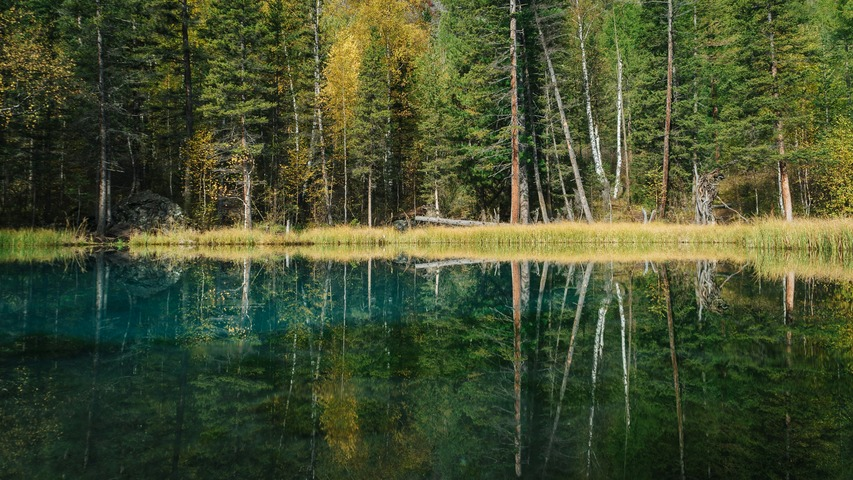
#> input picture lab3/assignment/image.jpg, 853 x 480 px
$ python 1.2.py
#> lines starting #> are read from the running program, lines starting #| are printed output that depends on the picture
# -*- coding: utf-8 -*-
"""
Created on Fri Sep 12 17:28:21 2025
@author: USER
"""

import numpy as np
import matplotlib.pyplot as plt
import cv2

# ---------------- Histogram Equalization for grayscale ----------------
def histogram(image):
    h, w = image.shape
    total = h * w
    hist = np.zeros(256, dtype=np.uint32)
    for i in range(h):
        for j in range(w):
            p_val = image[i, j]
            hist[p_val] += 1

    pdf = np.zeros(256, dtype=np.float32)
    for i in range(256):
        pdf[i] = hist[i] / float(total)

    cdf = np.zeros(256, dtype=np.float32)
    p = 0
    for i in range(256):
        p += pdf[i]
        cdf[i] = p

    trans = np.zeros(256, dtype=np.uint8)
    for i in range(256):
        trans[i] = int(round(255 * cdf[i]))

    out_image = np.zeros_like(image, dtype=np.uint8)
    for i in range(h):
        for j in range(w):
            out_image[i, j] = trans[image[i, j]]

    return out_image


# ---------------- Histogram Calculation for each channel ----------------
def show_histogram(image):
    chans = cv2.split(image)
    hist_list = []
    for chan in chans:
        hist = cv2.calcHist([chan], [0], None, [256], [0, 256])
        hist_list.append(hist)
    return hist_list


# ---------------- Plot Histograms ----------------
def plot_histograms(hist_list, title):
    colors = ("b", "g", "r")
    for hist, color in zip(hist_list, colors):
        plt.plot(hist, color=color)
        plt.xlim([0, 256])
    plt.title(title)


# ---------------- Main Code ----------------
img = cv2.imread("image.jpg", 1)
#> img is the input picture: shape (480, 853, 3); mean B, G, R 47, 78.9, 68.4


hsv = cv2.cvtColor(img, cv2.COLOR_BGR2HSV)
#> hsv: shape (480, 853, 3); mean H, S, V 46, 123, 81.5
h, s, v = cv2.split(hsv)
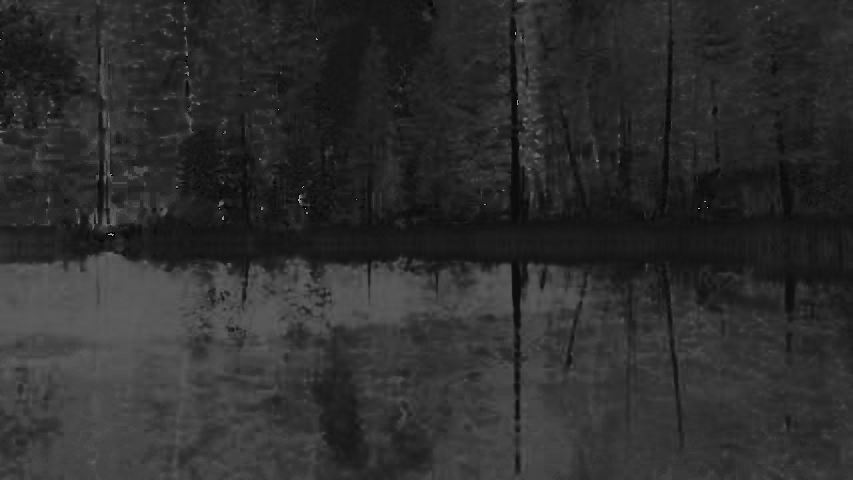
#> h: shape (480, 853); min 0, max 177, mean 46
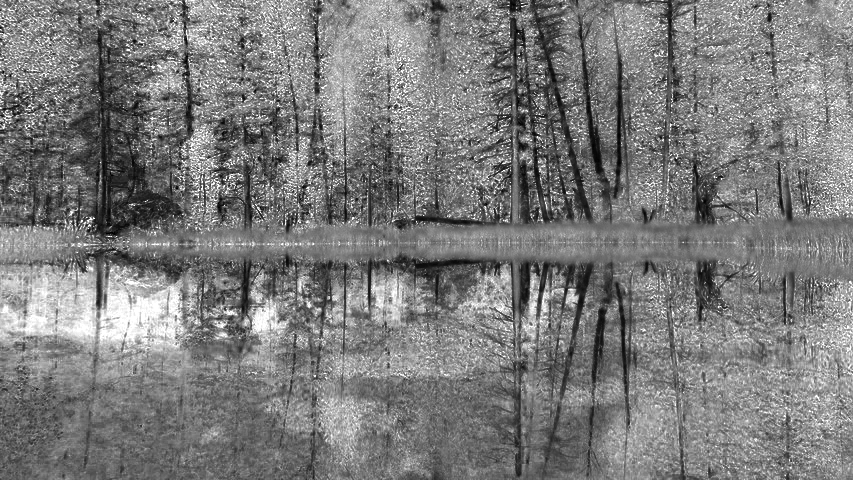
#> s: shape (480, 853); min 0, max 255, mean 123
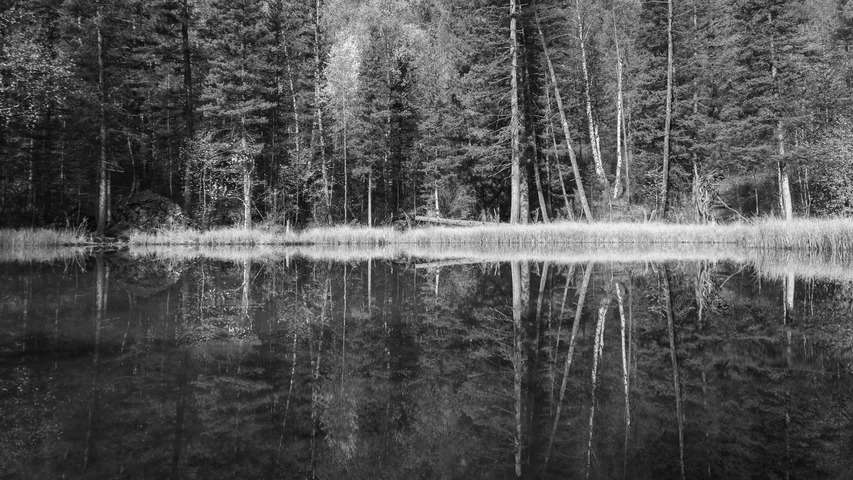
#> v: shape (480, 853); min 1, max 255, mean 81.5
v_out = histogram(v)
#> after the loop in histogram, `for i in range(h):`: hist = 256 values, max 5773 at index 45, min 0 at index 0, mean 1599.4
#> after the loop in histogram, `for i in range(256):`: pdf = 256 values, max 0.0141 at index 45, min 0 at index 0, mean 0.00391
#> the loop in histogram, `for i in range(256):` made 256 passes
#> p on passes 1 to 3: 0, 2.44e-06, 1.22e-05
#> after the loop in histogram, `for i in range(256):`: cdf = 256 values from 0 to 1; p = 1
#> after the loop in histogram, `for i in range(256):`: trans = 256 values from 0 to 255
#> after the loop in histogram, `for i in range(h):`:
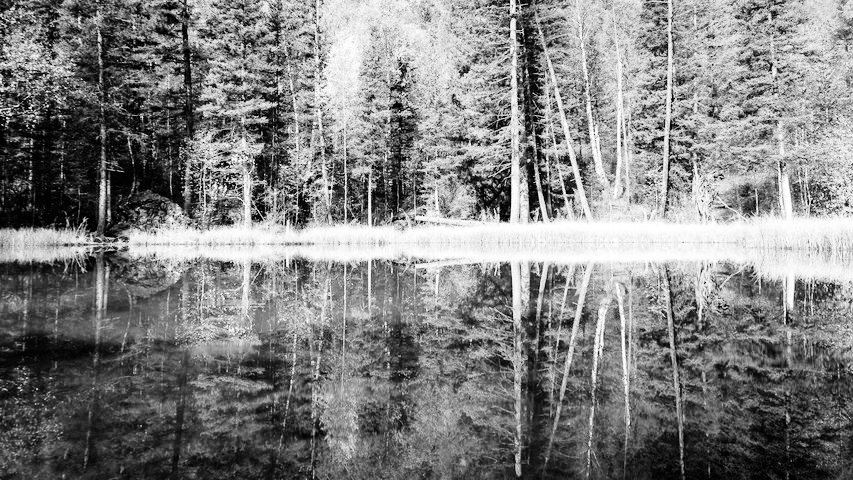
#> out_image: shape (480, 853); min 0, max 255, mean 128.5
hsv_merge = cv2.merge([h, s, v_out])
#> hsv_merge: shape (480, 853, 3); mean H, S, V 46, 123, 128.5
final_rgb = cv2.cvtColor(hsv_merge, cv2.COLOR_HSV2BGR)
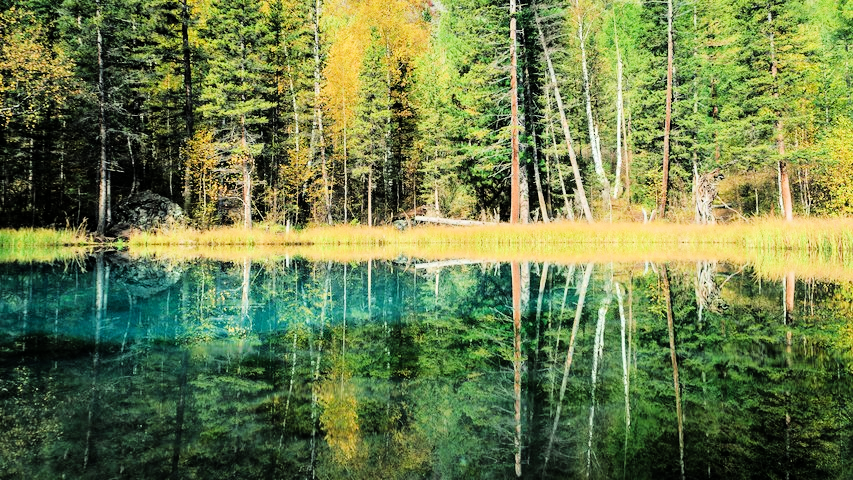
#> final_rgb: shape (480, 853, 3); mean B, G, R 73.5, 124.6, 107.1


input_hist = show_histogram(img)
#> the loop in show_histogram, `for chan in chans:` made 3 passes
#> after the loop in show_histogram, `for chan in chans:`: hist_list = 3 items
#> input_hist = 3 items
equalize_hist = show_histogram(final_rgb)
#> the loop in show_histogram (call 2), `for chan in chans:` made 3 passes
#> equalize_hist = 3 items


plt.figure(figsize=(12, 5))

plt.subplot(1, 2, 1)
plot_histograms(input_hist, "Input Histogram")
#> the loop in plot_histograms, `for hist, color in zip(hist_list, colors):` made 3 passes
#> color on passes 1 to 3: 'b', 'g', 'r'

plt.subplot(1, 2, 2)
plot_histograms(equalize_hist, "Equalized Histogram")
#> the loop in plot_histograms (call 2), `for hist, color in zip(hist_list, colors):` made 3 passes

plt.show()
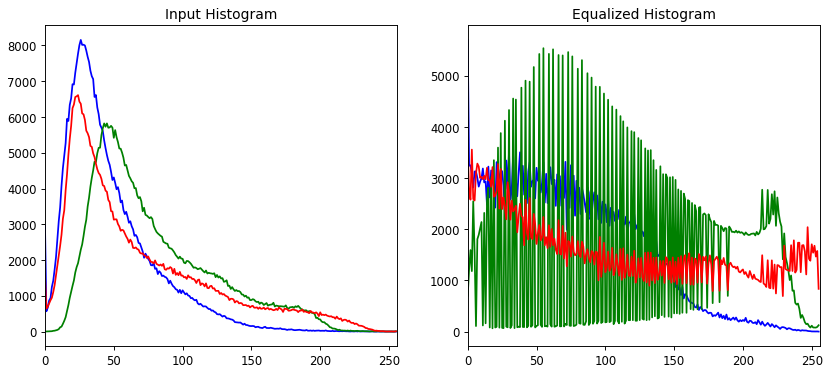
#> figure drawn by matplotlib, 2 panels; panel 1: curve peaks at x = 26, y = 8156; panel 1: curve peaks at x = 43, y = 5821; panel 1: curve peaks at x = 24, y = 6612; panel 2: curve peaks at x = 0, y = 5701

# Show images (optional)
cv2.imshow("Original Image", img)
cv2.imshow("Equalized Image", final_rgb)
cv2.waitKey(0)
cv2.destroyAllWindows()
